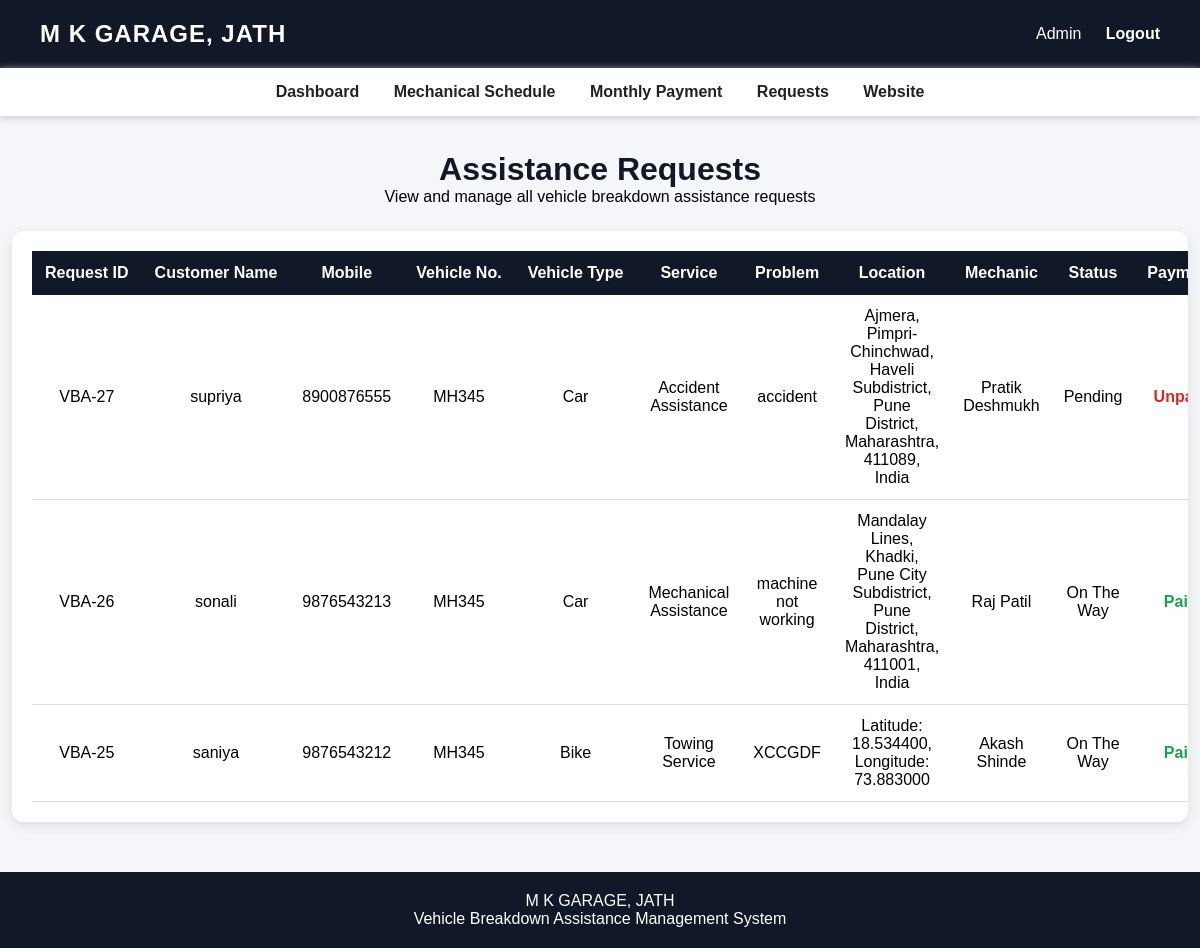
Screenshot of /admin-requests/ (signed in) with the database file from the repository.
### vehicle/models.py (models this page shows, shortened)
class AssistanceRequest(models.Model):
    STATUS_CHOICES = [
        ('Pending', 'Pending'),
        ('Accepted', 'Accepted'),
        ('On The Way', 'On The Way'),
        ('Service Started', 'Service Started'),
        ('Completed', 'Completed'),
        ('Cancelled', 'Cancelled'),
    ]
    SERVICE_CHOICES = [
        ('Mechanical Assistance', 'Mechanical Assistance'),
        ('Battery Assistance', 'Battery Assistance'),
        ('Tyre Assistance', 'Tyre Assistance'),
        ('Fuel Assistance', 'Fuel Assistance'),
        ('Towing Service', 'Towing Service'),
        ('Lockout Assistance', 'Lockout Assistance'),
        ('Engine Overheating', 'Engine Overheating'),
        ('Accident Assistance', 'Accident Assistance'),
        ('Fuel Delivery', 'Fuel Delivery'),
        ('Emergency Roadside', 'Emergency Roadside'),
        ('Vehicle Inspection', 'Vehicle Inspection'),
        ('Roadside Support', 'Roadside Support'),
    ]
    customer_name = models.CharField(
        max_length=100
    )
    mobile = models.CharField(
        max_length=10
    )
    vehicle_number = models.CharField(
        max_length=20
    )
    vehicle_type = models.CharField(
        max_length=50
    )
    service = models.CharField(
        max_length=100,
        choices=SERVICE_CHOICES
    )
    problem = models.TextField(
        blank=True
    )
    location = models.CharField(
        max_length=255
    )
    latitude = models.DecimalField(
        max_digits=10,
        decimal_places=7,
        null=True,
        blank=True
    )
    longitude = models.DecimalField(
        max_digits=10,
        decimal_places=7,
        null=True,
        blank=True
    )
    assigned_mechanic = models.ForeignKey(
        'Mechanic',
        on_delete=models.SET_NULL,
        null=True,
        blank=True,
        related_name='requests'
    )
    status = models.CharField(
        max_length=30,
        choices=STATUS_CHOICES,
        default='Pending'
    )
    accepted_at = models.DateTimeField(
        null=True,
        blank=True
    )
    on_the_way_at = models.DateTimeField(
        null=True,
        blank=True
    )
    service_started_at = models.DateTimeField(
        null=True,
        blank=True
    )
    completed_at = models.DateTimeField(
        null=True,
        blank=True
    )
    PAYMENT_STATUS_CHOICES = [
        ('Pending', 'Pending'),
        ('Paid', 'Paid'),
    ]
    payment_status = models.CharField(
        max_length=20,
        choices=PAYMENT_STATUS_CHOICES,
        default='Pending'
    )
    amount = models.DecimalField(
        max_digits=10,
        decimal_places=2,
        default=0
    )
    payment_id = models.CharField(
        max_length=100,
        blank=True,
        null=True
    )
    payment_method = models.CharField(
        max_length=50,
        blank=True,
        null=True
    )
    payment_date = models.DateTimeField(
        blank=True,
        null=True
    )
    rating = models.PositiveIntegerField(
        null=True,
        blank=True
    )
    feedback = models.TextField(
        blank=True
    )
    feedback_date = models.DateTimeField(
        null=True,
        blank=True
    )
    created_at = models.DateTimeField(
        auto_now_add=True
    )

class Mechanic(models.Model):
    STATUS_CHOICES = [
        ('Available', 'Available'),
        ('Busy', 'Busy'),
        ('Offline', 'Offline'),
    ]
    user = models.OneToOneField(
        User,
        on_delete=models.SET_NULL,
        null=True,
        blank=True,
        related_name='mechanic_profile'
    )
    name = models.CharField(max_length=100)
    mobile = models.CharField(
        max_length=10
    )
    specialization = models.CharField(
        max_length=100
    )
    location = models.CharField(
        max_length=255
    )
    status = models.CharField(
        max_length=20,
        choices=STATUS_CHOICES,
        default='Available'
    )
    created_at = models.DateTimeField(
        auto_now_add=True
    )

### vehicle/views.py (the view)
@login_required
def admin_requests(request):
    requests = AssistanceRequest.objects.select_related(
        'assigned_mechanic'
    ).order_by(
        '-created_at'
    )
    return render(
        request,
        'vehicle/admin_requests.html',
        {
            'requests': requests
        }
    )

### vehicle/templates/vehicle/admin_requests.html (shortened to what this page needs)
<!DOCTYPE html>
<html lang="en">
<head>
</head>
<body>
<div class="header">
    <h2>M K GARAGE, JATH</h2>
    <div>
        <span>Admin</span>
        <a href="{% url 'logout' %}">
            Logout
        </a>
    </div>
</div>
<div class="nav">
    <a href="{% url 'admin_dashboard' %}">
        Dashboard
    </a>
    <a href="{% url 'mechanic_schedule' %}">
        Mechanical Schedule
    </a>
    <a href="{% url 'mechanic_monthly_payment' %}">
        Monthly Payment
    </a>
    <a href="{% url 'admin_requests' %}">
        Requests
    </a>
    <a href="{% url 'home' %}">
        Website
    </a>
</div>
<div class="container">
    <div class="title">
        <h1>Assistance Requests</h1>
        <p>
            View and manage all vehicle breakdown assistance requests
        </p>
    </div>
    <div class="request-box">
        <table>
            <thead>
                <tr>
                    <th>Request ID</th>
                    <th>Customer Name</th>
                    <th>Mobile</th>
                    <th>Vehicle No.</th>
                    <th>Vehicle Type</th>
                    <th>Service</th>
                    <th>Problem</th>
                    <th>Location</th>
                    <th>Mechanic</th>
                    <th>Status</th>
                    <th>Payment</th>
                </tr>
            </thead>
            <tbody>
            {% for item in requests %}
                <tr>
                    <td>
                        VBA-{{ item.id }}
                    </td>
                    <td>
                        {{ item.customer_name }}
                    </td>
                    <td>
                        {{ item.mobile }}
                    </td>
                    <td>
                        {{ item.vehicle_number }}
                    </td>
                    <td>
                        {{ item.vehicle_type }}
                    </td>
                    <td>
                        {{ item.service }}
                    </td>
                    <td>
                        {{ item.problem|default:"-" }}
                    </td>
                    <td>
                        {{ item.location }}
                    </td>
                    <td>
                        {% if item.assigned_mechanic %}
                            {{ item.assigned_mechanic.name }}
                        {% else %}
                            Not Assigned
                        {% endif %}
                    </td>
                    <td>
                        {{ item.status }}
                    </td>
                    <td>
                        {% if item.payment_status == "Paid" %}
                            <span class="paid">
                                Paid
                            </span>
                        {% else %}
                            <span class="unpaid">
                                Unpaid
                            </span>
                        {% endif %}
                    </td>
                </tr>
            {% empty %}
                <tr>
                    <td colspan="14" class="empty">
                        No assistance requests found.
                    </td>
                </tr>
            {% endfor %}
            </tbody>
        </table>
    </div>
</div>
<footer>
    M K GARAGE, JATH
    <br>
    Vehicle Breakdown Assistance Management System
</footer>
</body>
</html>

### vehicle/templates/vehicle/admin_requests.html (style rules this page uses)
* { margin: 0; padding: 0; box-sizing: border-box; }
body { font-family: Arial, sans-serif; background: #f4f6f9; }
.header { background: #111827; color: white; padding: 20px 40px; display: flex; justify-content: space-between; align-items: center; }
.header h2 { letter-spacing: 1px; }
.header a { color: white; text-decoration: none; margin-left: 20px; font-weight: bold; }
.nav { background: white; padding: 15px; text-align: center; box-shadow: 0 2px 8px #ccc; }
.nav a { color: #222; text-decoration: none; font-weight: bold; margin: 0 15px; }
.container { width: 98%; margin: 35px auto; }
.title { text-align: center; margin-bottom: 25px; }
.title h1 { color: #111827; }
.request-box { background: white; padding: 20px; border-radius: 12px; box-shadow: 0 3px 12px #ddd; overflow-x: auto; }
table { width: 100%; border-collapse: collapse; }
th { background: #111827; color: white; padding: 13px; white-space: nowrap; }
td { padding: 12px; text-align: center; border-bottom: 1px solid #ddd; }
.paid { color: #16a34a; font-weight: bold; }
.unpaid { color: #dc2626; font-weight: bold; }
footer { margin-top: 50px; background: #111827; color: white; text-align: center; padding: 20px; }

### rows the page displays
AssistanceRequest: id "27", customer_name "supriya", mobile "8900876555", vehicle_number "MH345", vehicle_type "Car", service "Accident Assistance", problem "accident", location "Ajmera, Pimpri-Chinchwad, Haveli Subdistrict, Pune District, Maharashtra, 411089, India", assigned_mechanic.name "Pratik Deshmukh", status "Pending", payment_status "Unpaid"
AssistanceRequest: id "26", customer_name "sonali", mobile "9876543213", vehicle_number "MH345", vehicle_type "Car", service "Mechanical Assistance", problem "machine not working", location "Mandalay Lines, Khadki, Pune City Subdistrict, Pune District, Maharashtra, 411001, India", assigned_mechanic.name "Raj Patil", status "On The Way", payment_status "Paid"
AssistanceRequest: id "25", customer_name "saniya", mobile "9876543212", vehicle_number "MH345", vehicle_type "Bike", service "Towing Service", problem "XCCGDF", location "Latitude: 18.534400, Longitude: 73.883000", assigned_mechanic.name "Akash Shinde", status "On The Way", payment_status "Paid"
